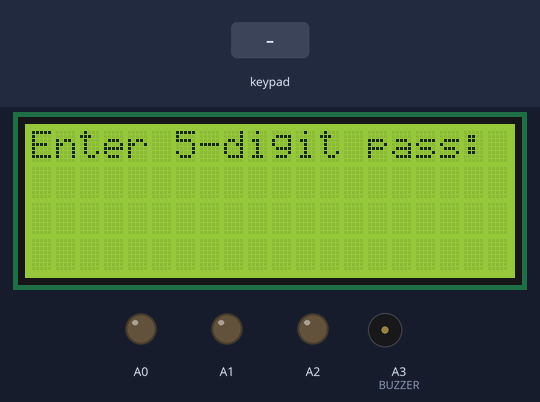
The sketch below on a simulated Arduino Uno, built with avr-gcc and run on an emulated ATmega328P. Parts: 20×4 character LCD, output pins drawn as LEDs (lit = HIGH), buzzer (waves = sounding, pin HIGH). Inputs (shaded band) come from the test bench. EEPROM starts erased.

Above: at 5.0 s.
5.1 s: keypad keys 0 1 2 3 pressed 0.4 s apart
At 7.2 s:
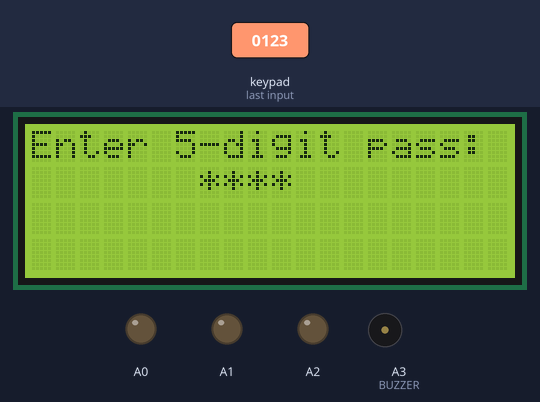
8.2 s: key '1' pressed
At 10.0 s:
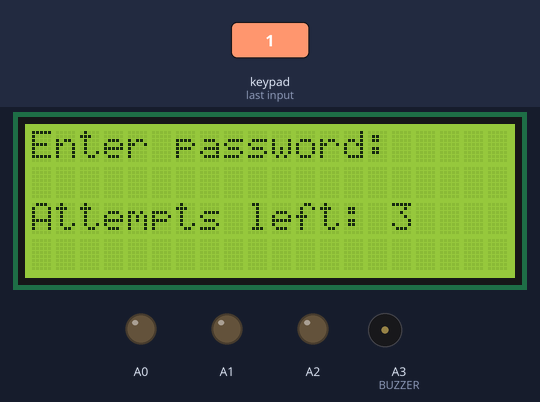
10.3 s: keypad keys 0 1 2 3 # pressed 0.4 s apart
At 13.5 s:
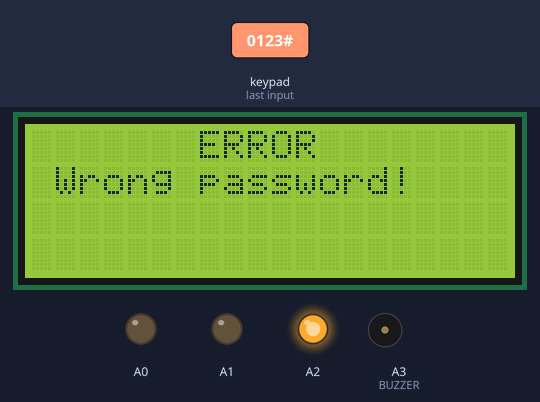
13.8 s: keypad keys 0 1 2 3 * pressed 0.4 s apart
At 18.1 s:
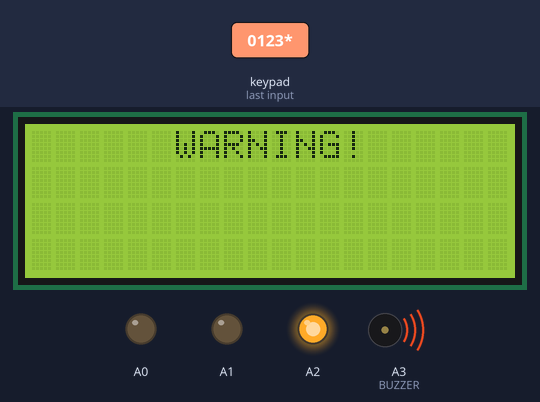
18.8 s: key '2' pressed
21.8 s: keypad keys 7 6 5 4 pressed 0.4 s apart
At 26.3 s:
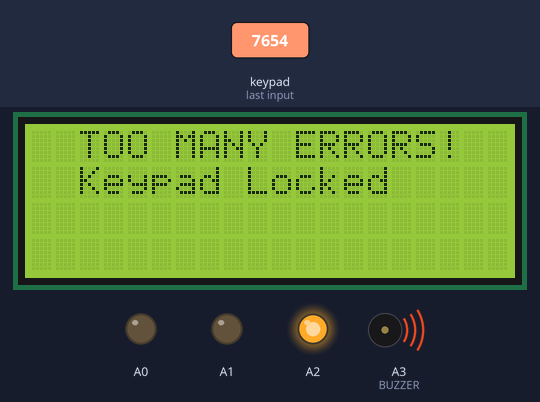
Timing chart, 0 to 27.4 s (numbered marks = the images above; inputs shaded):
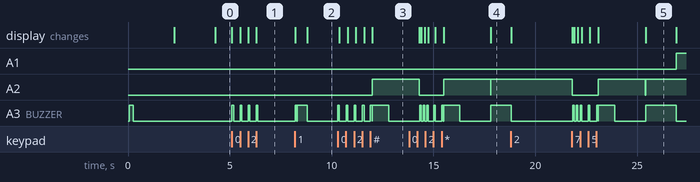

The sketch:

lock_door.ino
```cpp
#include <Keypad.h>
#include <LiquidCrystal.h>
#include <EEPROM.h>

const int rs = 9, en = 8, d4 = 13, d5 = 12, d6 = 11, d7 = 10;
LiquidCrystal lcd(rs, en, d4, d5, d6, d7);

const byte ROWS = 4;
const byte COLS = 4;
char keys[ROWS][COLS] = {
  {'1','2','3','a'},
  {'4','5','6','b'},
  {'7','8','9','c'},
  {'*','0','#','d'}
};
byte rowPins[ROWS] = {0, 1, 2, 3};
byte colPins[COLS] = {7, 6, 5, 4};
Keypad keypad = Keypad( makeKeymap(keys), rowPins, colPins, ROWS, COLS );

#define BUZZER A3
#define RELAY 4
char pass[6] = {'1','2','3','4','5','\0'};
char adminPass[6] = {'9','9','9','9','9','\0'};
unsigned char password = 0;
int t = 0;
int x = 0;
int q = 0;
char p[6];
int wrong = 0;
bool keypadLocked = false;
unsigned long lockTime = 0;


void beep(int duration = 100) {
  digitalWrite(BUZZER, HIGH);
  delay(duration);
  digitalWrite(BUZZER, LOW);
}
void loadPassword() {
  if (EEPROM.read(0) == 255) {
    lcd.clear();
    lcd.print("First Time Setup");
    lcd.setCursor(0,1);
    lcd.print("Set New Password:");
    delay(2000);
    getNewPasswordFromUser();
    savePassword();
    beep(500);
  } else {
    for(int i = 0; i < 5; i++) {
      pass[i] = EEPROM.read(i+1);
    }
  }
}
void savePassword() {
  for(int i = 0; i < 5; i++) {
    EEPROM.write(i+1, pass[i]);
  }
  EEPROM.write(0, 1);
}
void getNewPasswordFromUser() {
  int idx = 0;
  lcd.clear();
  lcd.print("Enter 5-digit pass:");
  while(idx < 5) {
    char key = keypad.getKey();
    if(key && key >= '0' && key <= '9') {
      pass[idx++] = key;
      lcd.setCursor(7 + idx - 1, 1);
      lcd.print('*');
      beep(80);
    }
  }
  pass[5] = '\0';
}

void setup() {
  pinMode(A0, OUTPUT);
  pinMode(A1, OUTPUT);
  pinMode(A2, OUTPUT);
  pinMode(RELAY, OUTPUT);
  pinMode(BUZZER, OUTPUT);

  digitalWrite(A0, 0);
  digitalWrite(A1, 0);
  digitalWrite(A2, 0);
  digitalWrite(RELAY, 0);
  digitalWrite(BUZZER, 0);

  lcd.begin(20,4);
  lcd.clear();
  lcd.setCursor(6,0);
  lcd.print("Welcome");
  lcd.setCursor(1,1);
  lcd.print("to the Digital lock");
  beep(200);
  delay(2000);

  loadPassword();

  lcd.clear();
  lcd.setCursor(0,0);
  lcd.print("Enter password:");
  lcd.setCursor(0,2);
  lcd.print("Attempts left: 3");
}

void loop() {
  if (keypadLocked && millis() - lockTime >= 60000) {
    keypadLocked = false;
    wrong = 0;
    lcd.clear();
    lcd.setCursor(0,0);
    lcd.print("Enter password:");
    lcd.setCursor(0,2);
    lcd.print("Attempts left: 3");
    beep(300);
  }

  if(keypadLocked) {
    delay(100);
    return;
  }

  char key = keypad.getKey();

  if (key != NO_KEY) {
    beep(80);

    if (key == 'c' || key == 'C') {
      t = x = q = 0;
      lcd.clear();
      lcd.setCursor(0,0);
      lcd.print("Enter password:");
      lcd.setCursor(0,2);
      lcd.print("Attempts left: "); lcd.print(3-wrong);
      return;
    }
    if (key != NO_KEY){
      lcd.setCursor(0,0);
      lcd.print("Enter password:     ");
      lcd.setCursor(x+7, 1);
      lcd.print('*');
      t++;
      x++;
      p[q] = key;
      q++;
      change();
      if (t>=5){
        lcd.clear();
        check();
        timer();
      }
    }
  }
}
void check() {
  p[5] = '\0';
  bool correct = true;
  for(int i=0; i<5; i++) if(p[i] != pass[i]) correct = false;

  bool adminCorrect = true;
  for(int i=0; i<5; i++) if(p[i] != adminPass[i]) adminCorrect = false;

  if (correct || adminCorrect) {
    lcd.clear();
    lcd.setCursor(1, 0);
    lcd.print("Correct Password!");
    lcd.setCursor(1, 1);
    lcd.print("Door Opening...");
    digitalWrite(A0, 1);
    digitalWrite(RELAY, 1);
    for(int i=0; i<10; i++) { beep(100); delay(100); }
    delay(3000);
    digitalWrite(RELAY, 0);
    digitalWrite(A0, 0);
    lcd.clear();
    t=0; x=0; q=0; wrong=0;
    lcd.setCursor(0,0);
    lcd.print("Enter password:");
    lcd.setCursor(0,2);
    lcd.print("Attempts left: 3");
  }
  else {
    lcd.clear();
    lcd.setCursor(7, 0);
    lcd.print("ERROR");
    lcd.setCursor(1, 1);
    lcd.print("Wrong password!");
    digitalWrite(A2, 1);
    beep(800);
    delay(1500);
    digitalWrite(A2, 0);
    lcd.clear();
    t=0; x=0; q=0; wrong++;
    lcd.setCursor(0,0);
    lcd.print("Enter password:");
    lcd.setCursor(0,2);
    lcd.print("Attempts left: "); lcd.print(3-wrong);
  }
}
void timer() {
  if (wrong == 2) {
    lcd.clear();
    lcd.setCursor(6, 0);
    lcd.print("WARNING!");
    digitalWrite(A2, 1);
    beep(1000);
    lcd.setCursor(0, 1);
    lcd.print("  2 wrong attempts!");
    delay(3000);
    digitalWrite(A2, 0);
    lcd.clear();
    lcd.print("Enter password:");
    lcd.setCursor(0,2);
    lcd.print("Attempts left: 1");
  }
  if (wrong >= 3) {
    keypadLocked = true;
    lockTime = millis();
    lcd.clear();
    lcd.setCursor(2, 0);
    lcd.print("TOO MANY ERRORS!");
    lcd.setCursor(2, 1);
    lcd.print("Keypad Locked");
    digitalWrite(A2, 1);
    beep(1500);

    for (int timer=59; timer>=0; timer--) {
      digitalWrite(A1, 1);
      lcd.setCursor(6, 2);
      lcd.print("Time: 0:");
      if(timer < 10) lcd.print("0");
      lcd.print(timer);
      lcd.setCursor(7, 3);
      lcd.print("Wait please...");
      delay(1000);
      if(timer > 0) lcd.clear(), lcd.setCursor(2,0), lcd.print("TOO MANY ERRORS!"), lcd.setCursor(2,1), lcd.print("Keypad Locked");
    }
    digitalWrite(A1, 0);
    digitalWrite(A2, 0);
    wrong = 0;
    keypadLocked = false;
    lcd.clear();
    lcd.print("Enter password:");
    lcd.setCursor(0,2);
    lcd.print("Attempts left: 3");
    beep(400);
  }
}
void check_oldpassword() {
  savePassword();
}

void change() {
  if (q >= 2 && p[0]=='#' && p[1]=='#') {
    savePassword();
  }
}
```

Measured:
- after the input at 5.1 s, A3 (BUZZER): alternates HIGH for 0.08 s and LOW for 0.32 s, 8 changes in all, then stays LOW, starting at once; the display: first changes at once (image 1 shows a later state)
- after the input at 8.2 s, A3 (BUZZER): LOW → HIGH at once, → LOW 0.08 s later, → HIGH 0.02 s later, → LOW 0.50 s later; the display: first changes at once (image 2 shows a later state)
- after the input at 10.3 s, A2: LOW → HIGH after 1.7 s; A3 (BUZZER): goes 4 × (HIGH 0.08 s, LOW 0.33 s), HIGH 0.08 s, LOW 0.01 s, HIGH 0.80 s, then LOW, starting at once; the display: first changes after 0.09 s (image 3 shows a later state)
- after the input at 13.8 s, the display: first differs from a run without the input after 0.61 s (image 4 shows a later state)
- after the input at 21.8 s, A1: LOW → HIGH after 5.1 s; the display: first differs from a run without the input after 0.30 s (image 5 shows a later state)
